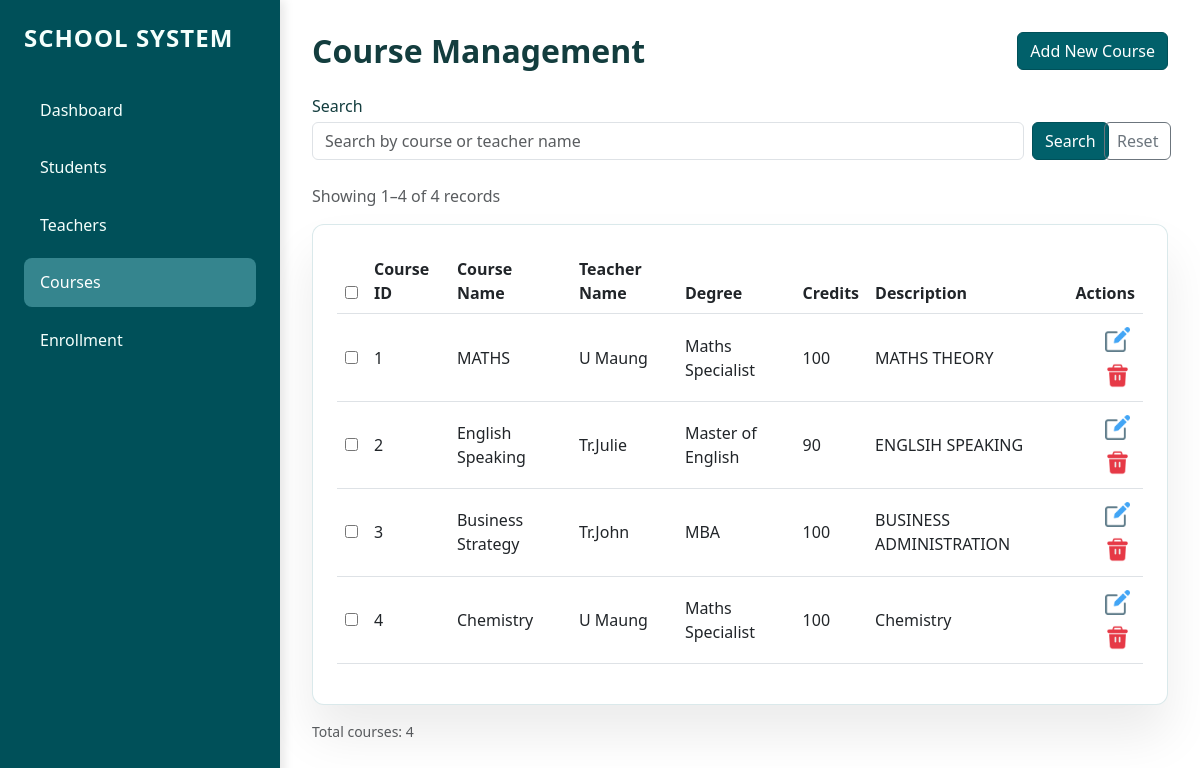
/courses, run on an earlier commit of the app's database.
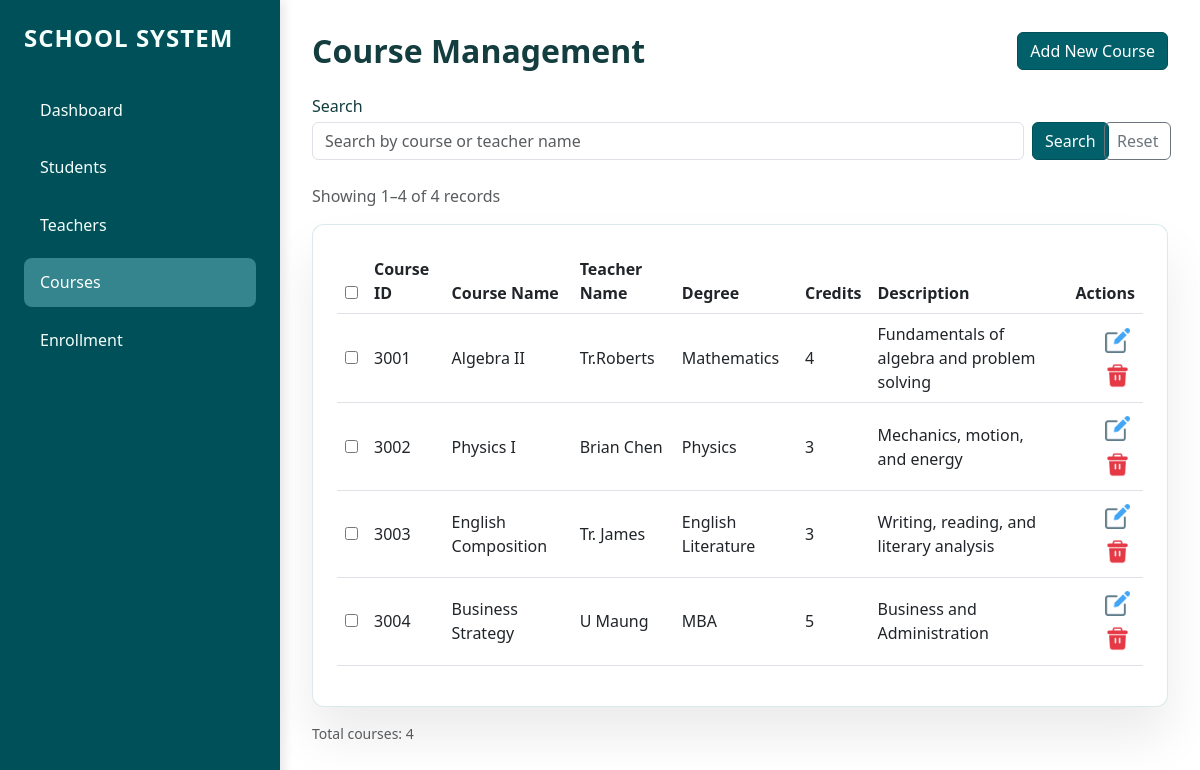
And on a later commit of the database.
### tables this page shows
CREATE TABLE courses (
                course_id INTEGER PRIMARY KEY AUTOINCREMENT,
                course_name TEXT NOT NULL,
                teacher_id INTEGER,
                credits INTEGER,
                description TEXT,
                FOREIGN KEY (teacher_id) REFERENCES teachers (teacher_id)
            );

CREATE TABLE teachers (
                teacher_id INTEGER PRIMARY KEY AUTOINCREMENT,
                name TEXT NOT NULL,
                email TEXT,
                degree TEXT,
                hire_date DATE
            );

### app.py (the view, shortened to what this page needs)
@app.route("/courses", methods=["GET", "POST"])
def courses_page():
    search = request.args.get("search", "").strip()
    page = request.args.get("page", 1, type=int)
    per_page = 5
    courses, total = database.get_courses(
        search_text=search or None, page=page, per_page=per_page
    )
    total_pages = (total + per_page - 1) // per_page
    start = (page - 1) * per_page + 1 if total > 0 else 0
    end = min(page * per_page, total)
    return render_template(
        "courses.html",
        courses=courses,
        teachers=database.get_all_teachers(),
        search=search,
        page=page,
        total_pages=total_pages,
        total=total,
        start=start,
        end=end,
    )

### database.py (called while the page is built)
def get_connection():
    conn = sqlite3.connect(DB_NAME, timeout=30)
    conn.execute('PRAGMA foreign_keys = ON')
    conn.row_factory = sqlite3.Row
    return conn

def get_all_teachers():
    teachers, _ = get_teachers(page=None, per_page=None)
    return teachers

### templates/courses.html (shortened to what this page needs)
{% extends "base.html" %}
{% block content %}
<div class="d-flex justify-content-between align-items-center mb-4">
    <h2 class="mb-0 fw-bold fs-20">Course Management</h2>
    <button class="btn btn-primary" data-bs-toggle="modal" data-bs-target="#addModal">Add New Course</button>
</div>
<form method="GET" action="{{ url_for('courses_page') }}" class="row g-2 align-items-end mb-4">
    <div class="col-md-10">
        <label for="search" class="form-label mb-1">Search</label>
        <input type="search" name="search" class="form-control" placeholder="Search by course or teacher name"
            value="{{ search | default('') }}">
    </div>
    <div class="col-md-1 d-grid">
        <button type="submit" class="btn btn-outline-primary w-100">Search</button>
    </div>
    <div class="col-md-1 d-grid">
        <a href="{{ url_for('courses_page') }}" class="btn btn-outline-secondary">Reset</a>
    </div>
</form>
<p class="text-muted">Showing {{ start }}–{{ end }} of {{ total }} records</p>
<div class="card-custom">
    <table class="table align-middle">
        <thead>
            <tr>
                <th><input type="checkbox" id="selectAll"></th>
                <th>Course ID</th>
                <th>Course Name</th>
                <th>Teacher Name</th>
                <th>Degree</th>
                <th>Credits</th>
                <th>Description</th>
                <th class="text-end">Actions</th>
            </tr>
        </thead>
        <tbody>
            {% for s in courses %}
            <tr>
                <td><input type="checkbox" class="rowCheckbox" value="{{ s['course_id'] }}"></td>
                <td>{{ s['course_id'] }}</td>
                <td>{{ s['course_name'] }}</td>
                <td>{{ s['teacher_name'] or 'No Teacher' }}</td>
                <td>{{ s['degree'] }}</td>
                <td>{{ s['credits'] }}</td>
                <td>{{ s['description'] }}</td>
                <td class="text-end">
                    <button class="btn btn-sm btn-outline-secondary" data-bs-toggle="modal"
                        data-bs-target="#edit{{ s['course_id'] }}"><img
                            src="{{ url_for('static', filename='image/edit.png') }}" alt="Edit"
                            style="width: 1rem; height: 1rem;"></button>
                    <form action="/courses/{{ s['course_id'] }}/delete" method="POST" class="d-inline row-delete-form" data-item-name="course {{ s['course_name'] }}">
                        <button type="submit" class="btn btn-sm delete-row-delete-btn"><img
                                src="{{ url_for('static', filename='image/delete.png') }}" alt="Delete"
                                style="width: 1rem; height: 1rem;"></button>
                    </form>
                </td>
            </tr>
            {% endfor %}
        </tbody>
    </table>
</div>
<div class="d-flex justify-content-between align-items-center mt-3">
    <small class="text-muted">Total courses: {{ total }}</small>
</div>
{% endblock %}

What changed in the data, as far as the page shows it:
removed courses: course_id "1", course_name "MATHS", name "U Maung", degree "Maths Specialist", credits "100", description "MATHS THEORY"
removed courses: course_id "2", course_name "English Speaking", name "Tr.Julie", degree "Master of English", credits "90", description "ENGLSIH SPEAKING"
removed courses: course_id "3", course_name "Business Strategy", name "Tr.John", degree "MBA", credits "100", description "BUSINESS ADMINISTRATION"
removed courses: course_id "4", course_name "Chemistry", name "U Maung", degree "Maths Specialist", credits "100", description "Chemistry"
added courses: course_id "3001", course_name "Algebra II", name "Tr.Roberts", degree "Mathematics", credits "4", description "Fundamentals of algebra and problem solving"
added courses: course_id "3002", course_name "Physics I", name "Brian Chen", degree "Physics", credits "3", description "Mechanics, motion, and energy"
added courses: course_id "3003", course_name "English Composition", name "Tr. James", degree "English Literature", credits "3", description "Writing, reading, and literary analysis"
added courses: course_id "3004", course_name "Business Strategy", name "U Maung", degree "MBA", credits "5", description "Business and Administration"
